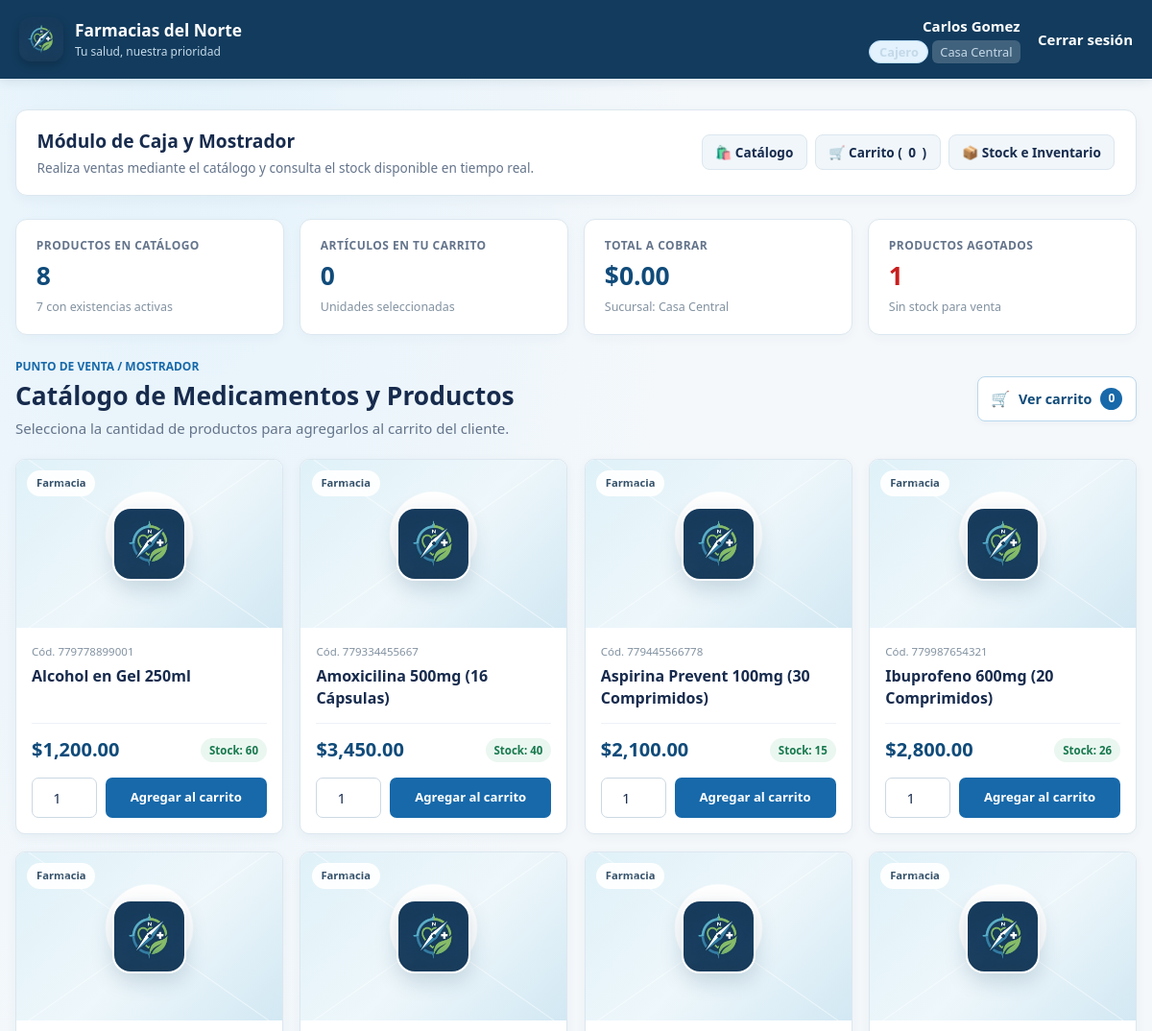
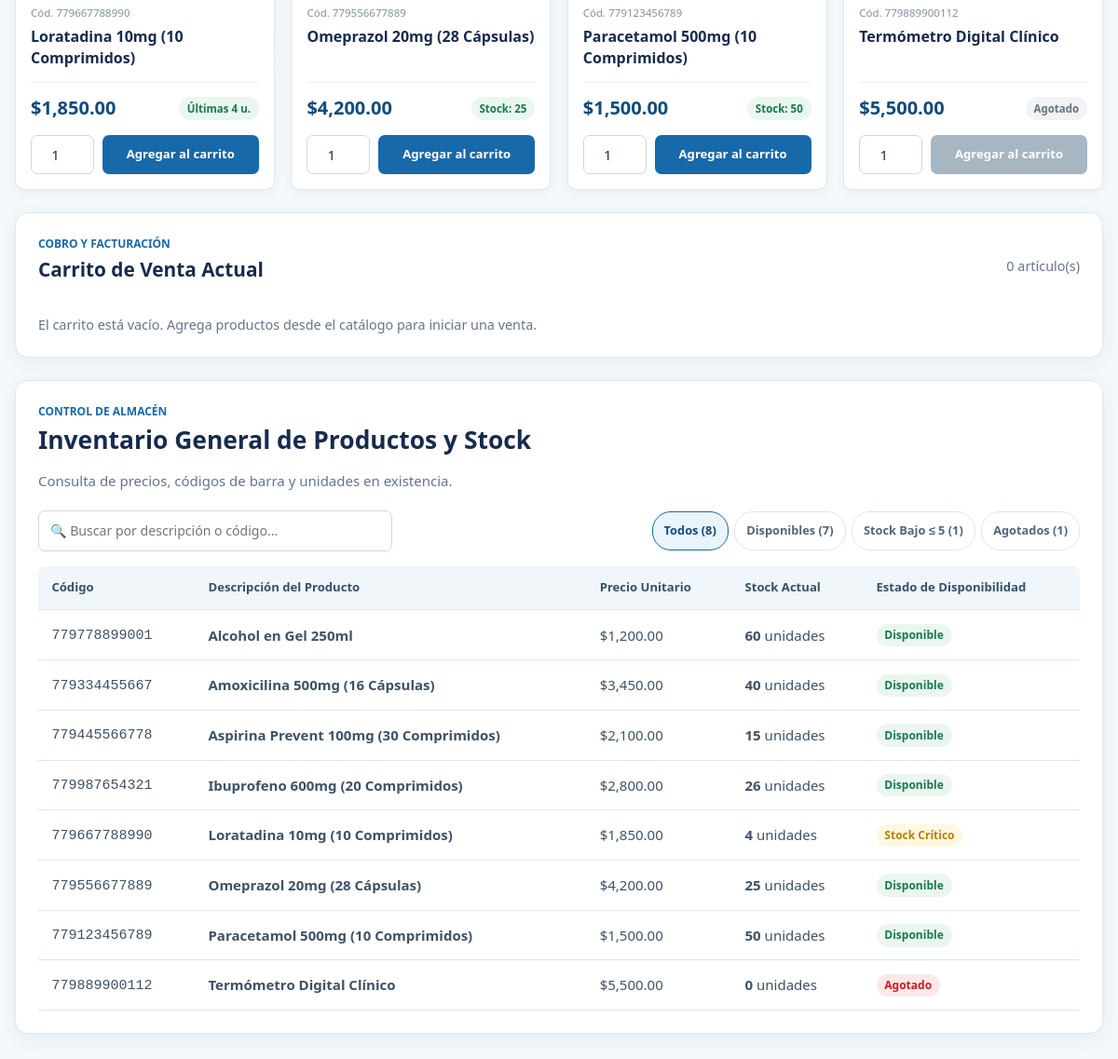
/sistema.php (signed in), run on the app's committed database (2 pictures, top to bottom).
### tables this page shows
CREATE TABLE IF NOT EXISTS productos (
    id_producto INT AUTO_INCREMENT PRIMARY KEY,
    codigo_barra VARCHAR(50) UNIQUE NOT NULL,
    descripcion VARCHAR(150) NOT NULL,
    precio DECIMAL(10, 2) NOT NULL,
    stock INT NOT NULL DEFAULT 0
);

### sistema.php (the view, shortened to what this page needs)
<?php
require_once __DIR__ . '/conexion.php';
$rolOriginal = (string) ($_SESSION['rol'] ?? '');
$rolNormalizado = strtolower(trim($rolOriginal));
$rolNormalizado = strtr($rolNormalizado, ['á' => 'a', 'é' => 'e', 'í' => 'i', 'ó' => 'o', 'ú' => 'u']);
$rolNormalizado = trim(preg_replace('/[^a-z0-9]+/', ' ', $rolNormalizado));
$esCajero = in_array($rolNormalizado, ['cajero'], true);
$esJefe = in_array($rolNormalizado, ['jefe de sucursal', 'jefe sucursal', 'jefe'], true);
$puedeVerTarjetasYCarrito = $esCajero;
$puedeVerStock = true;
$carrito = $_SESSION['carrito'] ?? [];
$resProductos = $conexion->query("SELECT id_producto, codigo_barra, descripcion, precio, stock FROM productos ORDER BY descripcion ASC");
$productos = $resProductos->fetch_all(MYSQLI_ASSOC);
$catalogo = [];
$stockBajoCount = 0;
$agotadosCount = 0;
foreach ($productos as $producto) {
    $id = (int) $producto['id_producto'];
    $catalogo[$id] = $producto;
    $s = (int) $producto['stock'];
    if ($s === 0) {
        $agotadosCount++;
    } elseif ($s <= 5) {
        $stockBajoCount++;
    }
}
function renderCartHtml(array $carrito, array $catalogo, string $csrfToken): string {
    if (empty($carrito)) {
        return '<p class="empty-cart" id="empty-cart-msg">El carrito está vacío. Agrega productos desde el catálogo para iniciar una venta.</p>';
    }
    $totalCarrito = 0;
    $html = '<div class="cart-items" id="cart-items-container">';
    $html .= '</div>';
    $html .= '<div class="cart-total"><span>Total de la Venta</span><strong id="cart-total-amount">$' . number_format($totalCarrito, 2) . '</strong></div>';
    $html .= '<form method="POST">
        <input type="hidden" name="csrf_token" value="' . htmlspecialchars($csrfToken, ENT_QUOTES, 'UTF-8') . '">
        <input type="hidden" name="accion" value="finalizar">
        <button class="checkout-button" type="submit">
            Confirmar y Finalizar Venta ($' . number_format($totalCarrito, 2) . ')
        </button>
    </form>';
    return $html;
}
$totalCarrito = 0;
$cantidadArticulosCarrito = 0;
$nombreSucursalActual = $_SESSION['nombre_sucursal'] ?? '';
?>
<!DOCTYPE html>
<html lang="es">
<head>
    <link rel="stylesheet" href="estilos.css">
</head>
<body>
    <header>
        <a class="brand" href="sistema.php" aria-label="Farmacias del Norte, inicio">
            <img src="logo-icono.png" alt="Logo Farmacias del Norte" class="brand-logo">
            <span><strong>Farmacias del Norte</strong><small>Tu salud, nuestra prioridad</small></span>
        </a>
        <div class="account-bar">
            <div class="account-details">
                <strong><?php echo htmlspecialchars($_SESSION['nombre'], ENT_QUOTES, 'UTF-8'); ?></strong>
                <div>
                    <?php if ($esCajero): ?>
                        <span class="badge badge-cajero">Cajero</span>
                    <?php elseif ($esJefe): ?>
                        <span class="badge badge-jefe">Jefe de Sucursal</span>
                    <?php else: ?>
                        <span class="badge badge-admin">Gerencia / Admin</span>
                    <?php endif; ?>
                    <span class="badge-sucursal"><?php echo htmlspecialchars($nombreSucursalActual, ENT_QUOTES, 'UTF-8'); ?></span>
                </div>
            </div>
            <a class="logout-link" href="logout.php">Cerrar sesión</a>
        </div>
    </header>
    <div class="container">
        <section class="role-header-banner">
            <div>
                <?php if ($esCajero): ?>
                    <h1 class="role-title">Módulo de Caja y Mostrador</h1>
                    <p class="role-subtitle">Realiza ventas mediante el catálogo y consulta el stock disponible en tiempo real.</p>
                <?php elseif ($esJefe): ?>
                    <h1 class="role-title">Panel de Jefatura &mdash; <?php echo htmlspecialchars($nombreSucursalActual, ENT_QUOTES, 'UTF-8'); ?></h1>
                    <p class="role-subtitle">Supervisión de ventas de tu sucursal y monitoreo de stock de productos.</p>
                <?php else: ?>
                    <h1 class="role-title">Panel de Administración General (Gerencia)</h1>
                    <p class="role-subtitle">Auditoría de todas las ventas de la red de sucursales e inventario global.</p>
                <?php endif; ?>
            </div>
            <nav class="nav-links" aria-label="Acceso rápido">
                <?php if ($puedeVerTarjetasYCarrito): ?>
                    <a class="nav-pill" href="#punto-venta">🛍️ Catálogo</a>
                    <a class="nav-pill" href="#carrito">🛒 Carrito (<span class="cart-count-num"><?php echo $cantidadArticulosCarrito; ?></span>)</a>
                <?php endif; ?>
                <a class="nav-pill" href="#inventario">📦 Stock e Inventario</a>
            </nav>
        </section>
        <section class="stats-grid">
            <?php if ($esCajero): ?>
                <div class="stat-card">
                    <p class="stat-label">Productos en Catálogo</p>
                    <p class="stat-value"><?php echo count($productos); ?></p>
                    <p class="stat-subtext"><?php echo count($productos) - $agotadosCount; ?> con existencias activas</p>
                </div>
                <div class="stat-card">
                    <p class="stat-label">Artículos en tu Carrito</p>
                    <p class="stat-value" id="stat-cart-items"><?php echo $cantidadArticulosCarrito; ?></p>
                    <p class="stat-subtext">Unidades seleccionadas</p>
                </div>
                <div class="stat-card">
                    <p class="stat-label">Total a Cobrar</p>
                    <p class="stat-value" id="stat-cart-total">$<?php echo number_format($totalCarrito, 2); ?></p>
                    <p class="stat-subtext">Sucursal: <?php echo htmlspecialchars($nombreSucursalActual, ENT_QUOTES, 'UTF-8'); ?></p>
                </div>
                <div class="stat-card">
                    <p class="stat-label">Productos Agotados</p>
                    <p class="stat-value" style="color: <?php echo $agotadosCount > 0 ? '#c81e1e' : 'inherit'; ?>;"><?php echo $agotadosCount; ?></p>
                    <p class="stat-subtext">Sin stock para venta</p>
                </div>
            <?php endif; ?>
        </section>
        <?php if ($puedeVerTarjetasYCarrito): ?>
            <section class="catalog-section" id="punto-venta">
                <div class="section-heading">
                    <div>
                        <p class="eyebrow">Punto de Venta / Mostrador</p>
                        <h2>Catálogo de Medicamentos y Productos</h2>
                        <p class="section-description">Selecciona la cantidad de productos para agregarlos al carrito del cliente.</p>
                    </div>
                    <a class="cart-link" href="#carrito">
                        <span class="cart-icon" aria-hidden="true">🛒</span> Ver carrito
                        <span class="cart-badge"><?php echo $cantidadArticulosCarrito; ?></span>
                    </a>
                </div>
                <?php if ($productos): ?>
                    <div class="product-grid">
                        <?php foreach ($productos as $producto): ?>
                            <?php
                            $idProd = (int) $producto['id_producto'];
                            $stockActual = (int) $producto['stock'];
                            ?>
                            <article class="product-card" id="producto-<?php echo $idProd; ?>">
                                <div class="product-image" aria-hidden="true">
                                    <img src="logo-icono.png" alt="" class="product-art-img">
                                    <span class="image-label">Farmacia</span>
                                </div>
                                <div class="product-info">
                                    <p class="product-code">Cód. <?php echo htmlspecialchars($producto['codigo_barra'], ENT_QUOTES, 'UTF-8'); ?></p>
                                    <h3><?php echo htmlspecialchars($producto['descripcion'], ENT_QUOTES, 'UTF-8'); ?></h3>
                                    <div class="product-meta">
                                        <strong>$<?php echo number_format((float) $producto['precio'], 2); ?></strong>
                                        <span class="stock-label <?php echo $stockActual < 1 ? 'out-of-stock' : ''; ?>">
                                            <?php if ($stockActual < 1): ?>
                                                Agotado
                                            <?php elseif ($stockActual <= 5): ?>
                                                Últimas <?php echo $stockActual; ?> u.
                                            <?php else: ?>
                                                Stock: <?php echo $stockActual; ?>
                                            <?php endif; ?>
                                        </span>
                                    </div>
                                    <form method="POST" class="add-form">
                                        <input id="cantidad-<?php echo $idProd; ?>"
                                               type="number"
                                               name="cantidad"
                                               min="1"
                                               max="<?php echo $stockActual; ?>"
                                               value="1"
                                               required
                                               <?php echo $stockActual < 1 ? 'disabled' : ''; ?>>
                                        <button type="submit" <?php echo $stockActual < 1 ? 'disabled' : ''; ?>>
                                            Agregar al carrito
                                        </button>
                                    </form>
                                </div>
                            </article>
                        <?php endforeach; ?>
                    </div>
                <?php else: ?>
                    <p class="empty-state">No hay productos registrados en el sistema actualmente.</p>
                <?php endif; ?>
            </section>
            <section class="card cart-section" id="carrito">
                <div class="section-heading">
                    <div>
                        <p class="eyebrow">Cobro y Facturación</p>
                        <h2>Carrito de Venta Actual</h2>
                    </div>
                    <span class="cart-count"><span class="cart-count-num"><?php echo $cantidadArticulosCarrito; ?></span> artículo(s)</span>
                </div>
                <div id="cart-content-wrapper">
                    <?php echo renderCartHtml($carrito, $catalogo, $_SESSION['csrf_token']); ?>
                </div>
            </section>
        <?php endif; ?>
        <?php if ($puedeVerStock): ?>
            <section class="card" id="inventario">
                <div class="section-heading">
                    <div>
                        <p class="eyebrow">Control de Almacén</p>
                        <h2>Inventario General de Productos y Stock</h2>
                        <p class="section-description">Consulta de precios, códigos de barra y unidades en existencia.</p>
                    </div>
                </div>
                <div class="table-toolbar">
                    <div class="search-box">
                        <input id="buscar-stock" type="text" placeholder="🔍 Buscar por descripción o código..." oninput="filtrarTablaStock()">
                    </div>
                    <div class="filter-group">
                        <button type="button" class="filter-pill active" data-filtro="todos" onclick="setFiltroStock('todos', this)">Todos (<?php echo count($productos); ?>)</button>
                        <button type="button" class="filter-pill" data-filtro="disponible" onclick="setFiltroStock('disponible', this)">Disponibles (<?php echo count($productos) - $agotadosCount; ?>)</button>
                        <button type="button" class="filter-pill" data-filtro="bajo" onclick="setFiltroStock('bajo', this)">Stock Bajo &le; 5 (<?php echo $stockBajoCount; ?>)</button>
                        <button type="button" class="filter-pill" data-filtro="agotado" onclick="setFiltroStock('agotado', this)">Agotados (<?php echo $agotadosCount; ?>)</button>
                    </div>
                </div>
                <table>
                    <thead>
                        <tr>
                            <th>Código</th>
                            <th>Descripción del Producto</th>
                            <th>Precio Unitario</th>
                            <th>Stock Actual</th>
                            <th>Estado de Disponibilidad</th>
                        </tr>
                    </thead>
                    <tbody id="tabla-stock-body">
                        <?php foreach ($productos as $r): ?>
                            <?php
                            $st = (int) $r['stock'];
                            $estadoClase = 'stock-ok';
                            $estadoTexto = 'Disponible';
                            $filtroCategoria = 'disponible';
                            if ($st === 0) {
                                $estadoClase = 'stock-none';
                                $estadoTexto = 'Agotado';
                                $filtroCategoria = 'agotado';
                            } elseif ($st <= 5) {
                                $estadoClase = 'stock-low';
                                $estadoTexto = 'Stock Crítico';
                                $filtroCategoria = 'bajo';
                            }
                            ?>
                            <tr class="fila-producto" data-categoria="<?php echo $filtroCategoria; ?>" data-stock="<?php echo $st; ?>">
                                <td><code><?php echo htmlspecialchars($r['codigo_barra'], ENT_QUOTES, 'UTF-8'); ?></code></td>
                                <td class="col-descripcion"><strong><?php echo htmlspecialchars($r['descripcion'], ENT_QUOTES, 'UTF-8'); ?></strong></td>
                                <td>$<?php echo number_format((float) $r['precio'], 2); ?></td>
                                <td><strong><?php echo $st; ?></strong> unidades</td>
                                <td><span class="stock-pill <?php echo $estadoClase; ?>"><?php echo $estadoTexto; ?></span></td>
                            </tr>
                        <?php endforeach; ?>
                    </tbody>
                </table>
            </section>
        <?php endif; ?>
    </div>
</body>
</html>

### data on the page
productos: codigo_barra "779778899001", descripcion "Alcohol en Gel 250ml", precio "1,200.00", stock "60", cantidad "1", estadoTexto "Disponible"
productos: codigo_barra "779334455667", descripcion "Amoxicilina 500mg (16 Cápsulas)", precio "3,450.00", stock "40", cantidad "1", estadoTexto "Disponible"
productos: codigo_barra "779445566778", descripcion "Aspirina Prevent 100mg (30 Comprimidos)", precio "2,100.00", stock "15", cantidad "1", estadoTexto "Disponible"
productos: codigo_barra "779987654321", descripcion "Ibuprofeno 600mg (20 Comprimidos)", precio "2,800.00", stock "26", cantidad "1", estadoTexto "Disponible"
productos: codigo_barra "779667788990", descripcion "Loratadina 10mg (10 Comprimidos)", precio "1,850.00", stock "4", cantidad "1", stock "Stock Crítico"
productos: codigo_barra "779556677889", descripcion "Omeprazol 20mg (28 Cápsulas)", precio "4,200.00", stock "25", cantidad "1", estadoTexto "Disponible"
productos: codigo_barra "779123456789", descripcion "Paracetamol 500mg (10 Comprimidos)", precio "1,500.00", stock "50", cantidad "1", estadoTexto "Disponible"
productos: codigo_barra "779889900112", descripcion "Termómetro Digital Clínico", precio "5,500.00", shows "Agotado", cantidad "1", stock "0", stock "Agotado"

### other printed values
$_SESSION['nombre'] "Carlos Gomez"
$nombreSucursalActual "Casa Central"
$cantidadArticulosCarrito "0"
count($productos) "8"
count($productos) - $agotadosCount "7"
$totalCarrito "0.00"
$agotadosCount "1"
$stockBajoCount "1"
